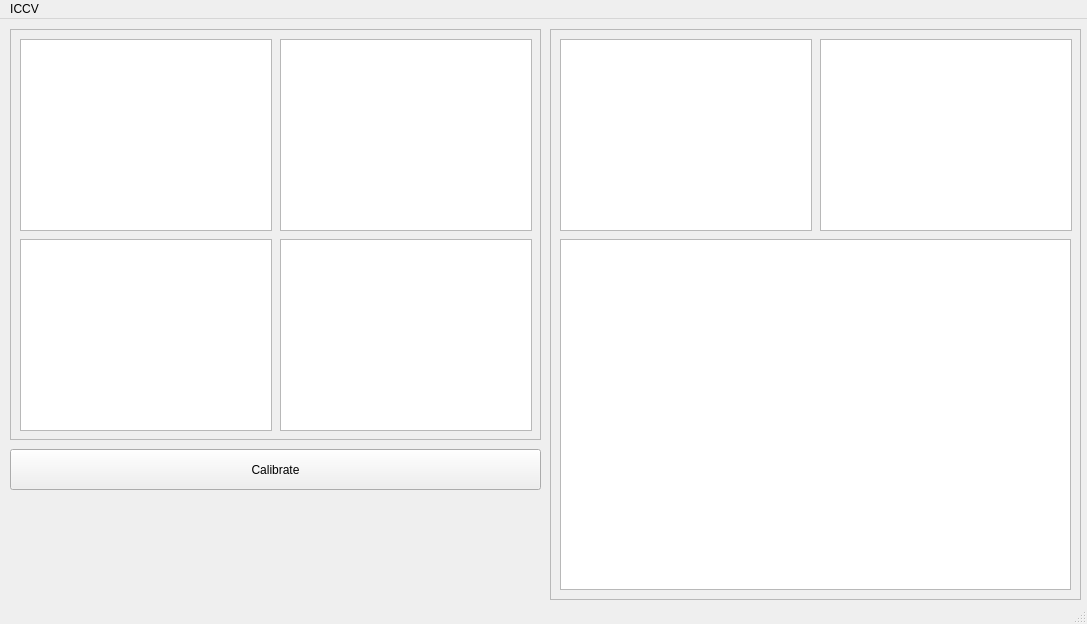
<?xml version="1.0" encoding="UTF-8"?>
<ui version="4.0">
 <class>MainWindow</class>
 <widget class="QMainWindow" name="MainWindow">
  <property name="geometry">
   <rect>
    <x>0</x>
    <y>0</y>
    <width>1087</width>
    <height>624</height>
   </rect>
  </property>
  <property name="windowTitle">
   <string>MainWindow</string>
  </property>
  <widget class="QWidget" name="centralwidget">
   <widget class="QFrame" name="frame">
    <property name="geometry">
     <rect>
      <x>10</x>
      <y>10</y>
      <width>531</width>
      <height>411</height>
     </rect>
    </property>
    <property name="frameShape">
     <enum>QFrame::StyledPanel</enum>
    </property>
    <property name="frameShadow">
     <enum>QFrame::Raised</enum>
    </property>
    <widget class="QGraphicsView" name="graphicsView">
     <property name="geometry">
      <rect>
       <x>10</x>
       <y>10</y>
       <width>252</width>
       <height>192</height>
      </rect>
     </property>
    </widget>
    <widget class="QGraphicsView" name="graphicsView_2">
     <property name="geometry">
      <rect>
       <x>270</x>
       <y>10</y>
       <width>252</width>
       <height>192</height>
      </rect>
     </property>
    </widget>
    <widget class="QGraphicsView" name="graphicsView_3">
     <property name="geometry">
      <rect>
       <x>10</x>
       <y>210</y>
       <width>252</width>
       <height>192</height>
      </rect>
     </property>
    </widget>
    <widget class="QGraphicsView" name="graphicsView_4">
     <property name="geometry">
      <rect>
       <x>270</x>
       <y>210</y>
       <width>252</width>
       <height>192</height>
      </rect>
     </property>
    </widget>
   </widget>
   <widget class="QPushButton" name="pushButton">
    <property name="geometry">
     <rect>
      <x>10</x>
      <y>430</y>
      <width>531</width>
      <height>41</height>
     </rect>
    </property>
    <property name="text">
     <string>Calibrate</string>
    </property>
   </widget>
   <widget class="QFrame" name="frame_2">
    <property name="geometry">
     <rect>
      <x>550</x>
      <y>10</y>
      <width>531</width>
      <height>571</height>
     </rect>
    </property>
    <property name="frameShape">
     <enum>QFrame::StyledPanel</enum>
    </property>
    <property name="frameShadow">
     <enum>QFrame::Raised</enum>
    </property>
    <widget class="QGraphicsView" name="graphicsView_9">
     <property name="geometry">
      <rect>
       <x>10</x>
       <y>10</y>
       <width>252</width>
       <height>192</height>
      </rect>
     </property>
    </widget>
    <widget class="QGraphicsView" name="graphicsView_10">
     <property name="geometry">
      <rect>
       <x>270</x>
       <y>10</y>
       <width>252</width>
       <height>192</height>
      </rect>
     </property>
    </widget>
    <widget class="QGraphicsView" name="graphicsView_11">
     <property name="geometry">
      <rect>
       <x>10</x>
       <y>210</y>
       <width>511</width>
       <height>351</height>
      </rect>
     </property>
    </widget>
   </widget>
  </widget>
  <widget class="QMenuBar" name="menubar">
   <property name="geometry">
    <rect>
     <x>0</x>
     <y>0</y>
     <width>1087</width>
     <height>20</height>
    </rect>
   </property>
   <widget class="QMenu" name="menuICCV">
    <property name="title">
     <string>ICCV</string>
    </property>
   </widget>
   <addaction name="menuICCV"/>
  </widget>
  <widget class="QStatusBar" name="statusbar"/>
 </widget>
 <resources/>
 <connections/>
</ui>
